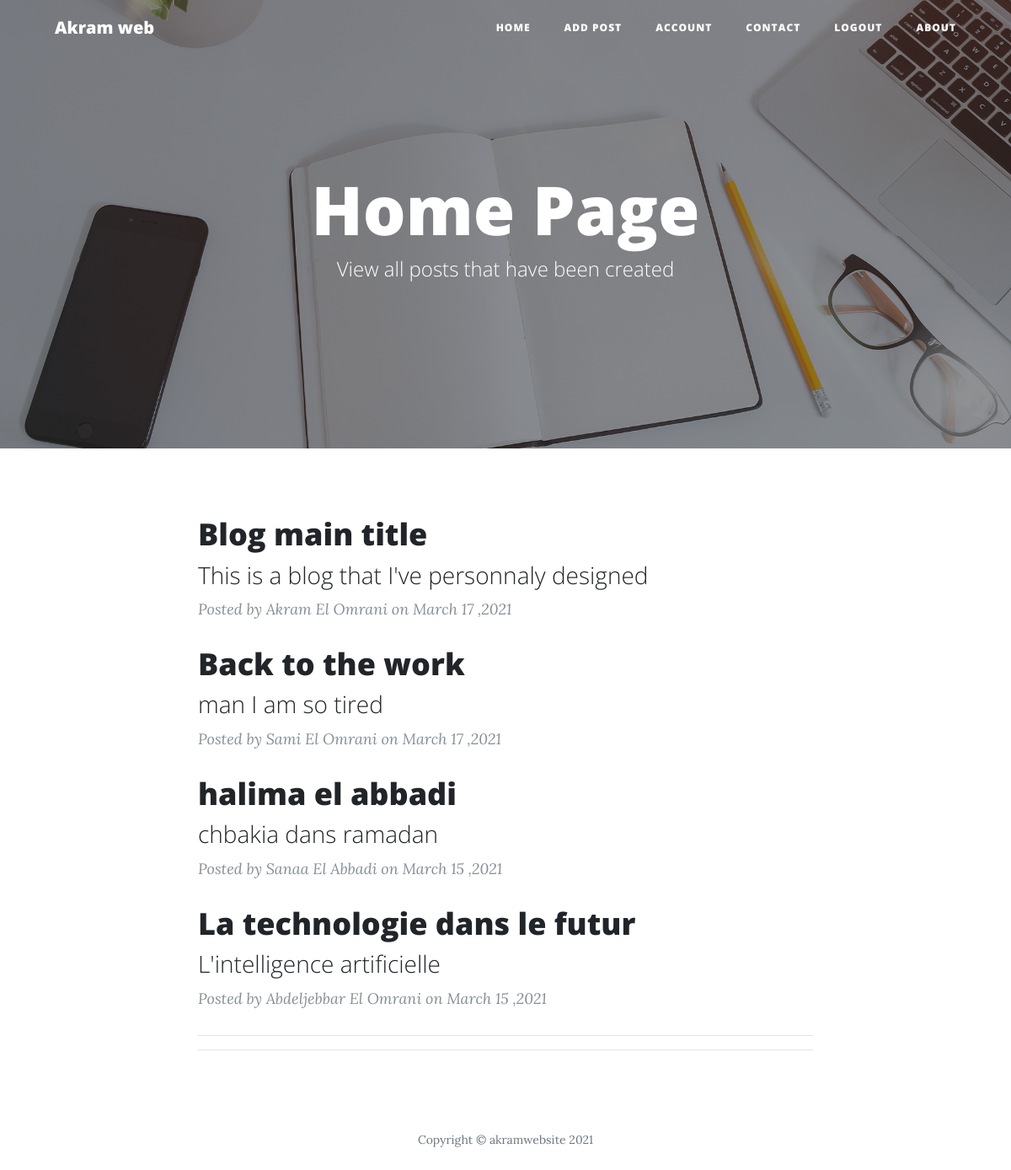
Page /home (signed in) on the earlier database version.
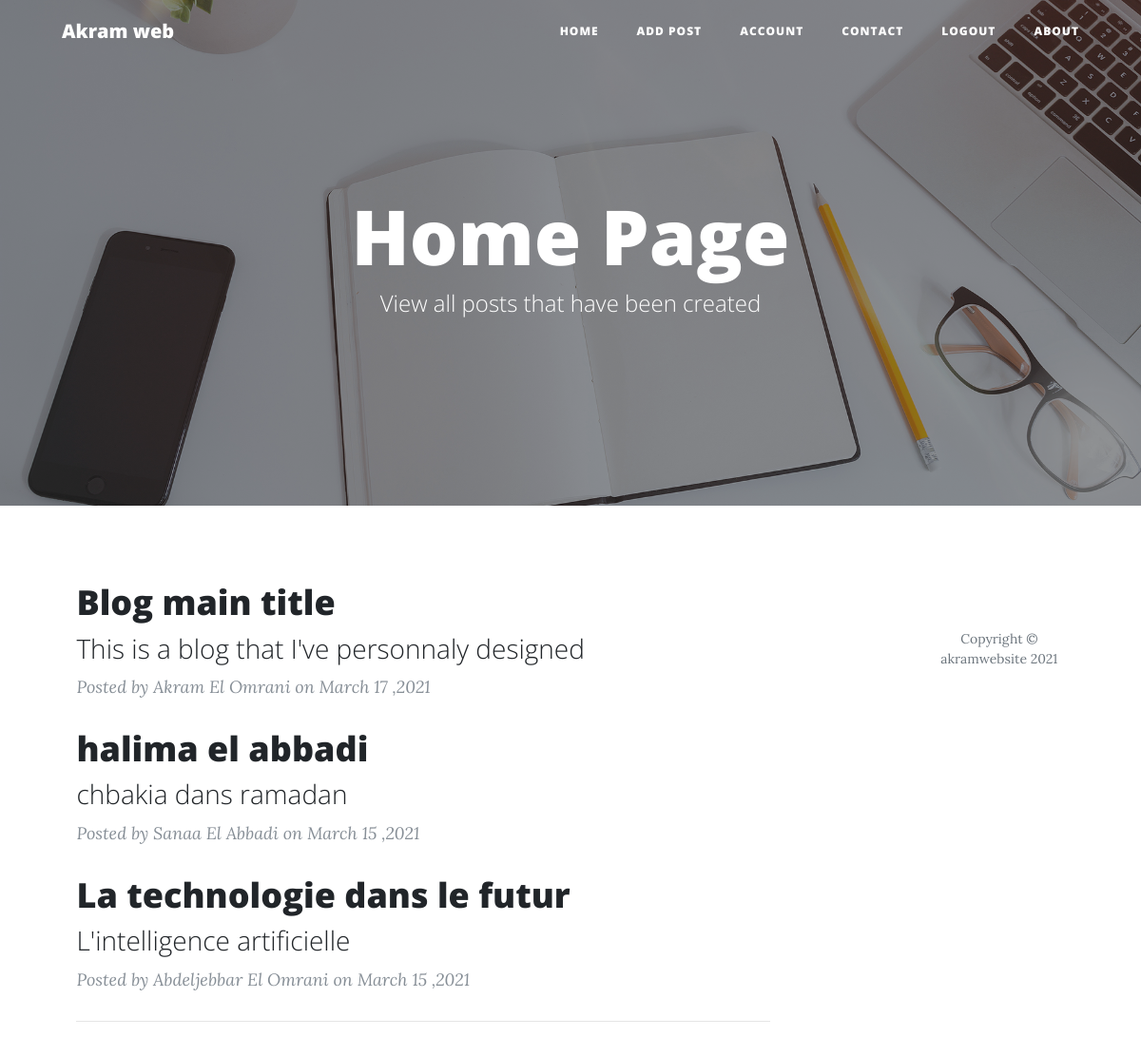
Same page on the later database version.
### website/models.py (models this page shows, shortened)
class Blogpost(db.Model):
	id = db.Column(db.Integer, primary_key=True)
	title = db.Column(db.String(50))
	subtitle = db.Column(db.String(50))
	user_id = db.Column(db.Integer, db.ForeignKey('user.id'), nullable=False)
	date_posted = db.Column(db.DateTime, default=func.now())
	content = db.Column(db.Text)

class User(db.Model, UserMixin):
	id = db.Column(db.Integer, primary_key=True)
	email = db.Column(db.String(150), unique=True)
	password = db.Column(db.String(150))
	first_name = db.Column(db.String(150))
	notes = db.relationship('Blogpost', backref='author', lazy=True)

### website/views.py (the view)
@views.route('/', methods=['GET', 'POST'])
@views.route('/home', methods=['GET', 'POST'])
@login_required
def home():
	posts = Blogpost.query.all()
	posts.reverse()
	return render_template('home.html', user=current_user, posts=posts)

### website/__init__.py (called while the page is built)
def create_app():
	app = Flask(__name__)
	app.config['SECRET_KEY'] = 'akfaksamfnkask'
	app.config['SQLALCHEMY_DATABASE_URI'] = f'sqlite:///{DB_NAME}'
	app.config['MAIL_SERVER'] = 'smtp.googlemail.com'
	app.config['MAIL_PORT'] = 587
	app.config['MAIL_USE_TLS'] = True
	app.config['MAIL_USERNAME'] = os.environ.get('MAIL_USERNAME')
	app.config['MAIL_PASSWORD'] = os.environ.get('MAIL_PASSWORD')
	db.init_app(app)
	from .views import views
	from .auth import auth
	from .handlers import errors
	from .posts import posts
	app.register_blueprint(views, url_prefix='/')
	app.register_blueprint(auth, url_prefix='/')
	app.register_blueprint(errors)
	app.register_blueprint(posts, url_prefix='/')
	from .models import User
	create_database(app)
	login_manager.init_app(app)
	mail.init_app(app)
	@login_manager.user_loader
	def load_user(id):
		return User.query.get(int(id))
	return app

### website/templates/home.html (shortened to what this page needs)
{% extends "base.html" %}
{% block content %}
	<header class="masthead" style="background-image: url('{{ url_for('static', filename='home-bg.jpg') }}')">
		<div class="overlay"></div>
		<div class="container">
			<div class="row">
				<div class="col-lg-8 col-md-10 mx-auto">
					<div class="page-heading">
						<h1>Home Page</h1>
						<span class="subheading">View all posts that have been created</span>
			  		</div>
    			</div>
		  </div>
		</div>
  </header>
	<div class="container">
		<div class="row">
			<div class="col-lg-8 col-md-10 mx-auto">
				{% for post in posts %}
					<div class="post-preview">
					<a href="{{ url_for('posts.post', post_id=post.id) }}">
					  <h2 class="post-title">
					    {{ post.title }}
					  </h2>
					  <h3 class="post-subtitle">
					    {{ post.subtitle }}
					  </h3>
					</a>
					<p class="post-meta">Posted by {{ post.author.first_name }} on
					 	{{ post.date_posted.strftime('%B %d ,%Y') }}</p>
				{% endfor %}
					<hr>
				</div>
			</div>
	      </div>
	</div>
	<hr>
{% endblock %}

### website/templates/base.html (shortened to what this page needs)
<!DOCTYPE html>
<html lang="en">
<head>
  <link href="{{ url_for('static', filename='bootstrap.min.css') }}" rel="stylesheet">
  <link href="{{ url_for('static', filename='all.min.css') }}" rel="stylesheet" type="text/css">
  <link href="{{ url_for('static', filename='clean-blog.min.css') }}" rel="stylesheet">
</head>
<body>
	<nav class="navbar navbar-expand-lg navbar-light fixed-top" id="mainNav">
	  <div class="container">
	    <a class="navbar-brand" href="{{ url_for('views.home') }}">Akram web</a>
		<div class="collapse navbar-collapse" id="navbar">
			<div class="collapse navbar-collapse" id="navbarResponsive">
				<ul class="navbar-nav ml-auto">
					{% if user.is_authenticated %}
						<li class="nav-item">
							<a class="nav-link" href="{{ url_for('views.home') }}">Home</a>
						</li>
						<li class="nav-item">
							<a class="nav-link" href="{{ url_for('posts.add') }}">Add Post</a>
						</li>
						<li class="nav-item">
							<a class="nav-link" href="{{ url_for('auth.account') }}">Account</a>
						</li>
						<li class="nav-item">
							<a class="nav-link" href="{{ url_for('views.contact') }}">Contact</a>
						</li>
						<li class="nav-item">
							<a class="nav-link" href="{{ url_for('auth.logout') }}">Logout</a>
						</li>
					{% endif %}
						<li class="nav-item">
								<a class="nav-link" href="{{ url_for('views.about') }}">About</a>
						</li>
				</ul>
			</div>
		</div>
	</nav>
	{% block content %}
	{% endblock %}
	<footer>
	<div class="container">
	  <div class="row">
	    <div class="col-lg-8 col-md-10 mx-auto">
	      <p class="copyright text-muted">Copyright &copy; akramwebsite 2021</p>
	    </div>
	  </div>
	</div>
	</footer>
</body>
</html>

Differences in the rows shown:
removed Blogpost: title "Back to the work", subtitle "man I am so tired", author.first_name "Sami El Omrani", date_posted "March 17 ,2021"
